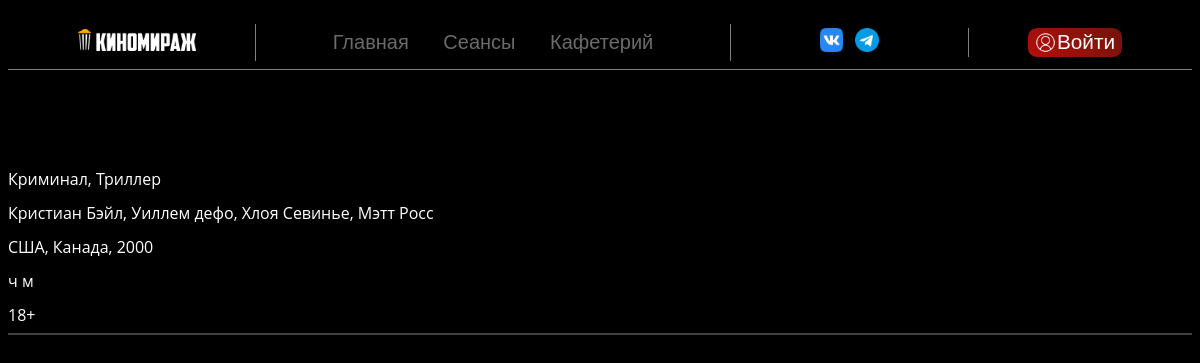
/single-film.php?film=2, run on the app's committed database.
### tables this page shows
CREATE TABLE `film` (
  `film_id` int UNSIGNED NOT NULL,
  `title` varchar(255) NOT NULL,
  `description` text NOT NULL,
  `actors` text NOT NULL,
  `age_rating` enum('0+','6+','12+','16+','18+') NOT NULL,
  `country` varchar(255) NOT NULL,
  `release_date` year NOT NULL,
  `length` smallint UNSIGNED NOT NULL,
  `img_path` varchar(255) NOT NULL
);

### single-film.php (the view, shortened to what this page needs)
<?php
include "components/header.php";
$query = "SELECT DISTINCT g.film_id, g.title, g.actors, g.age_rating, g.country, g.release_date, g.length, g.img_path, g.categories, g.session_id, g.session_date
FROM (SELECT ss.session_id, ss.session_date, f.film_id, f.title, f.actors, f.age_rating,
f.country, f.release_date, f.length, f.img_path, GROUP_CONCAT(c.category_name SEPARATOR ', ') AS categories
FROM `session` AS ss
JOIN film AS f ON ss.film_id=f.film_id
JOIN film_category AS fc ON f.film_id = fc.film_id
JOIN category AS c ON fc.category_id = c.category_id
GROUP BY ss.session_id) AS g WHERE g.film_id = $_GET[film]";
$res = mysqli_query($conn, $query);
if ($film = mysqli_fetch_assoc($res)){
    $prod_section = <<< _FILM
    <div class="session-film">
        <div class="session-film-info">
            <h1>$film[title]</h1>
            <p>$film[categories]</p>
            <p>$film[actors]</p>
            <p>$film[country], $film[release_date]</p>
            <p>$filmh ч $filmmi м</p>
            <p>$film[age_rating]</p>
        </div>
    </div>
    _FILM;
    }
    echo $prod_section;

### assets/css/style.css (style rules this page uses)
body { background-color: black; font-family: 'Open Sans', sans-serif; overflow-x: hidden; }
.sessions-elements h1, p { color: white; margin-block: 1.5vh; }
.session-film { display: flex; flex-direction: row; max-height: 30vh; border-bottom: solid 2px rgba(137, 137, 137, 0.462); padding-block: 1%; text-decoration: none; }
.session-film-info { object-fit: contain; width: 80%; }

### data on the page
film: actors "Кристиан Бэйл, Уиллем дефо, Хлоя Севинье, Мэтт Росс", country "США, Канада", release_date "2000", age_rating "18+"

### other printed values
$acc_text "Войти"
$film[categories] "Криминал, Триллер"
